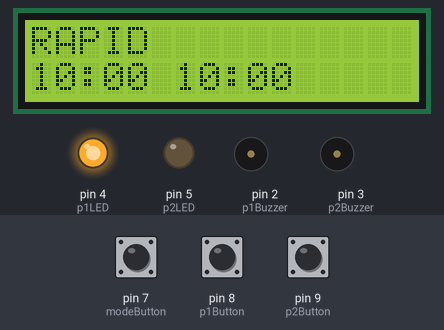
A sketch run on a simulated Arduino Uno, built with avr-gcc and run on an emulated ATmega328P. Parts: 16×2 character LCD, output pins drawn as LEDs (lit = HIGH), buzzer (waves = sounding, pin HIGH). The test bench sets the inputs (shaded band); at power-on: pin 7 (modeButton) HIGH, pin 8 (p1Button) HIGH, pin 9 (p2Button) HIGH.

Above: at 1.2 s.
1.3 s: pin 7 (modeButton) pulled LOW for 0.15 s
At 1.8 s:
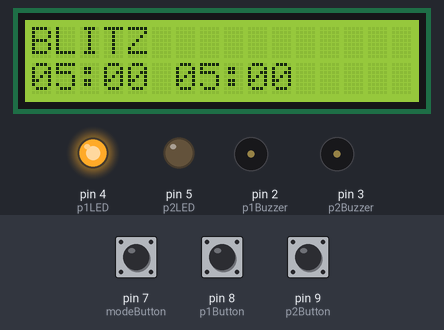
2.9 s: pin 7 (modeButton) pulled LOW for 1 s
At 4.2 s:
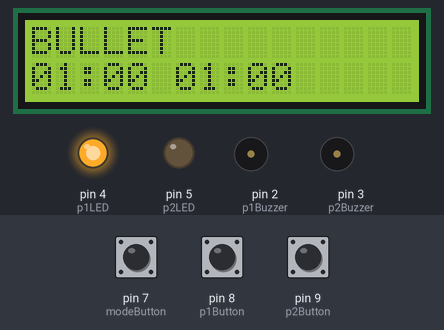
5.4 s: pin 8 (p1Button) pulled LOW for 0.15 s
At 6.2 s:
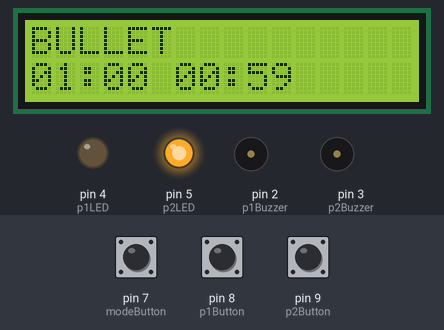
8.5 s: pin 9 (p2Button) pulled LOW for 0.15 s
At 10.3 s:
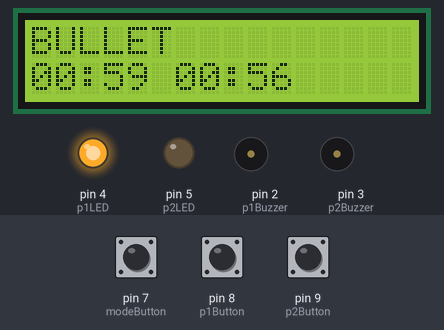
11.6 s: pin 8 (p1Button) pulled LOW for 1 s
At 13.3 s:
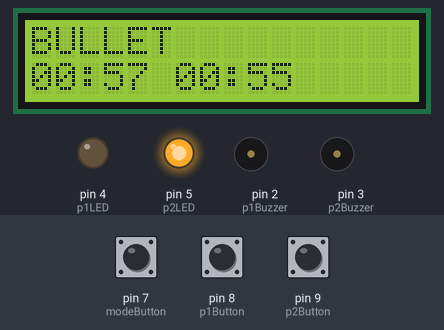
15.0 s: pin 9 (p2Button) pulled LOW for 1 s
At 16.2 s:
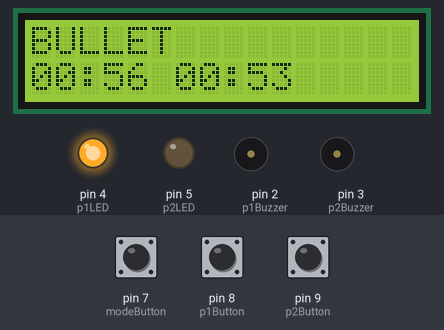
Timing chart, 0 to 18.0 s (numbered marks = the images above; inputs shaded):
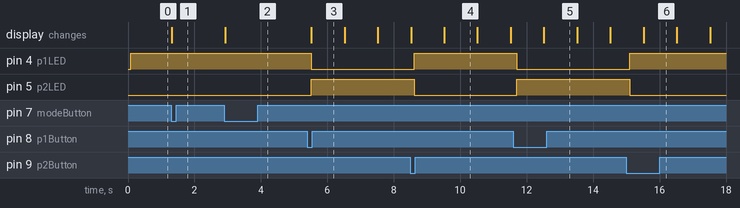

Measured:
- after the input at 1.3 s, the display: changes at once (image 1)
- after the input at 2.9 s, the display: changes at once (image 2)
- after the input at 5.4 s, pin 4 (p1LED): HIGH → LOW after 0.12 s; pin 5 (p2LED): LOW → HIGH after 0.12 s; the display: changes after 0.12 s (image 3)
- after the input at 8.5 s, pin 4 (p1LED): LOW → HIGH after 0.12 s; pin 5 (p2LED): HIGH → LOW after 0.12 s
- after the input at 11.6 s, pin 4 (p1LED): HIGH → LOW after 0.10 s; pin 5 (p2LED): LOW → HIGH after 0.10 s
- after the input at 15.0 s, pin 4 (p1LED): LOW → HIGH after 0.10 s; pin 5 (p2LED): HIGH → LOW after 0.10 s

The sketch:

000chessclock.ino
```cpp
#include <Wire.h>
#include <LiquidCrystal_I2C.h>

LiquidCrystal_I2C lcd(0x27, 16, 2);

// BUTTON PINS
const int p1Button = 8;
const int p2Button = 9;
const int modeButton = 7;

// LED PINS
const int p1LED = 4;
const int p2LED = 5;

// BUZZER PINS
const int p1Buzzer = 2;
const int p2Buzzer = 3;

// GAME VARIABLES
int mode = 0;

int p1Time;
int p2Time;

bool player1Turn = true;
bool gameRunning = false;

unsigned long lastMillis = 0;

// BUTTON STATES
bool lastModeState = HIGH;
bool lastP1State = HIGH;
bool lastP2State = HIGH;

void setup() {

  lcd.init();
  lcd.backlight();

  pinMode(p1Button, INPUT_PULLUP);
  pinMode(p2Button, INPUT_PULLUP);
  pinMode(modeButton, INPUT_PULLUP);

  pinMode(p1LED, OUTPUT);
  pinMode(p2LED, OUTPUT);

  pinMode(p1Buzzer, OUTPUT);
  pinMode(p2Buzzer, OUTPUT);

  setModeTime();
  displayTime();
  updateLEDs();
}

void loop() {

  checkModeButton();
  checkPlayerButtons();

  if (gameRunning) {

    if (millis() - lastMillis >= 1000) {

      lastMillis = millis();

      if (player1Turn) {
        p1Time--;
      }
      else {
        p2Time--;
      }

      displayTime();

      if (p1Time <= 0) {

        p1Time = 0;
        gameRunning = false;

        lcd.clear();
        lcd.setCursor(0, 0);
        lcd.print("PLAYER 2 WINS");

        beepBuzzer(p1Buzzer);
      }

      if (p2Time <= 0) {

        p2Time = 0;
        gameRunning = false;

        lcd.clear();
        lcd.setCursor(0, 0);
        lcd.print("PLAYER 1 WINS");

        beepBuzzer(p2Buzzer);
      }
    }
  }

  updateLEDs();
}

void checkModeButton() {

  bool currentState = digitalRead(modeButton);

  if (currentState == LOW && lastModeState == HIGH) {

    mode++;

    if (mode > 2) {
      mode = 0;
    }

    setModeTime();

    player1Turn = true;
    gameRunning = false;

    displayTime();

    delay(200);
  }

  lastModeState = currentState;
}

void checkPlayerButtons() {

  bool p1State = digitalRead(p1Button);
  bool p2State = digitalRead(p2Button);

  if (p1State == LOW && lastP1State == HIGH) {

    player1Turn = false;
    gameRunning = true;

    delay(100);
  }

  if (p2State == LOW && lastP2State == HIGH) {

    player1Turn = true;
    gameRunning = true;

    delay(100);
  }

  lastP1State = p1State;
  lastP2State = p2State;
}

void setModeTime() {

  // RAPID 10 MIN
  if (mode == 0) {
    p1Time = 600;
    p2Time = 600;
  }

  // BLITZ 5 MIN
  if (mode == 1) {
    p1Time = 300;
    p2Time = 300;
  }

  // BULLET 1 MIN
  if (mode == 2) {
    p1Time = 60;
    p2Time = 60;
  }
}

void displayTime() {

  lcd.clear();

  if (mode == 0) {
    lcd.setCursor(0, 0);
    lcd.print("RAPID");
  }

  if (mode == 1) {
    lcd.setCursor(0, 0);
    lcd.print("BLITZ");
  }

  if (mode == 2) {
    lcd.setCursor(0, 0);
    lcd.print("BULLET");
  }

  lcd.setCursor(0, 1);

  lcd.print(formatTime(p1Time));
  lcd.print(" ");
  lcd.print(formatTime(p2Time));
}

String formatTime(int seconds) {

  int mins = seconds / 60;
  int secs = seconds % 60;

  String t = "";

  if (mins < 10) t += "0";
  t += String(mins);

  t += ":";

  if (secs < 10) t += "0";
  t += String(secs);

  return t;
}

void updateLEDs() {

  if (player1Turn) {

    digitalWrite(p1LED, HIGH);
    digitalWrite(p2LED, LOW);

  }
  else {

    digitalWrite(p1LED, LOW);
    digitalWrite(p2LED, HIGH);
  }
}

void beepBuzzer(int buzzerPin) {

  for (int i = 0; i < 5; i++) {

    tone(buzzerPin, 1000);

    delay(200);

    noTone(buzzerPin);

    delay(200);
  }
}
```
